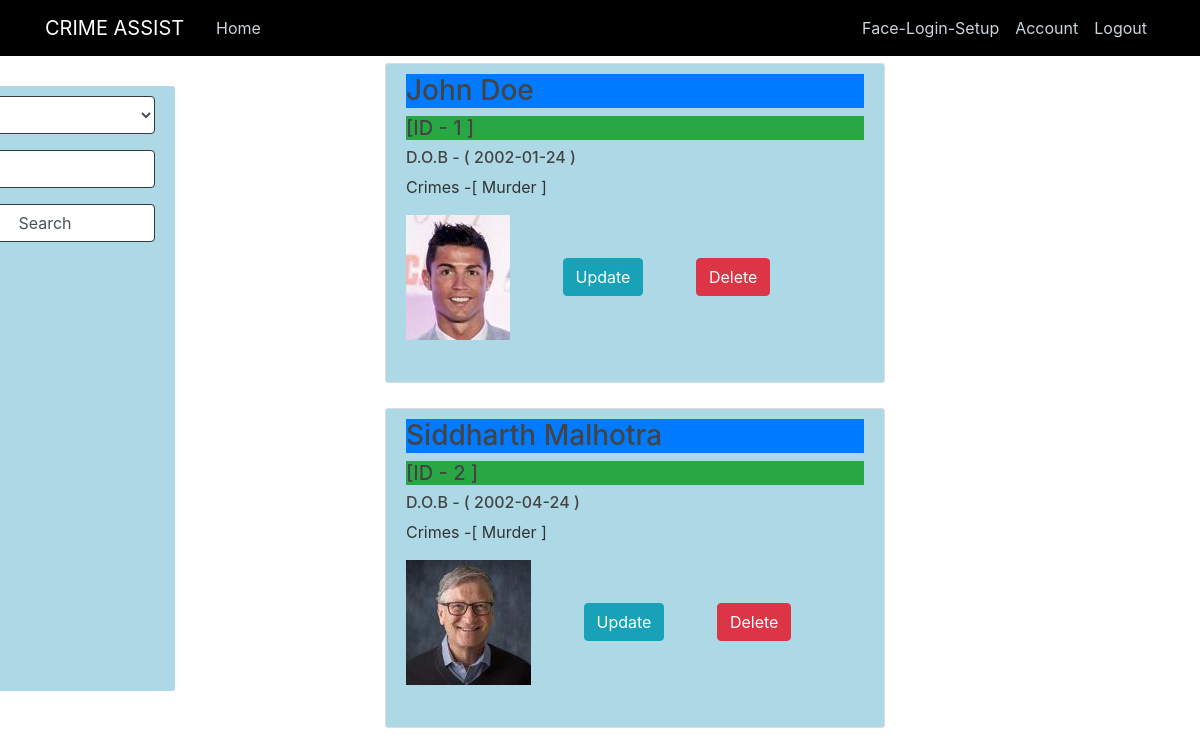
The app's page /update (signed in), older data.
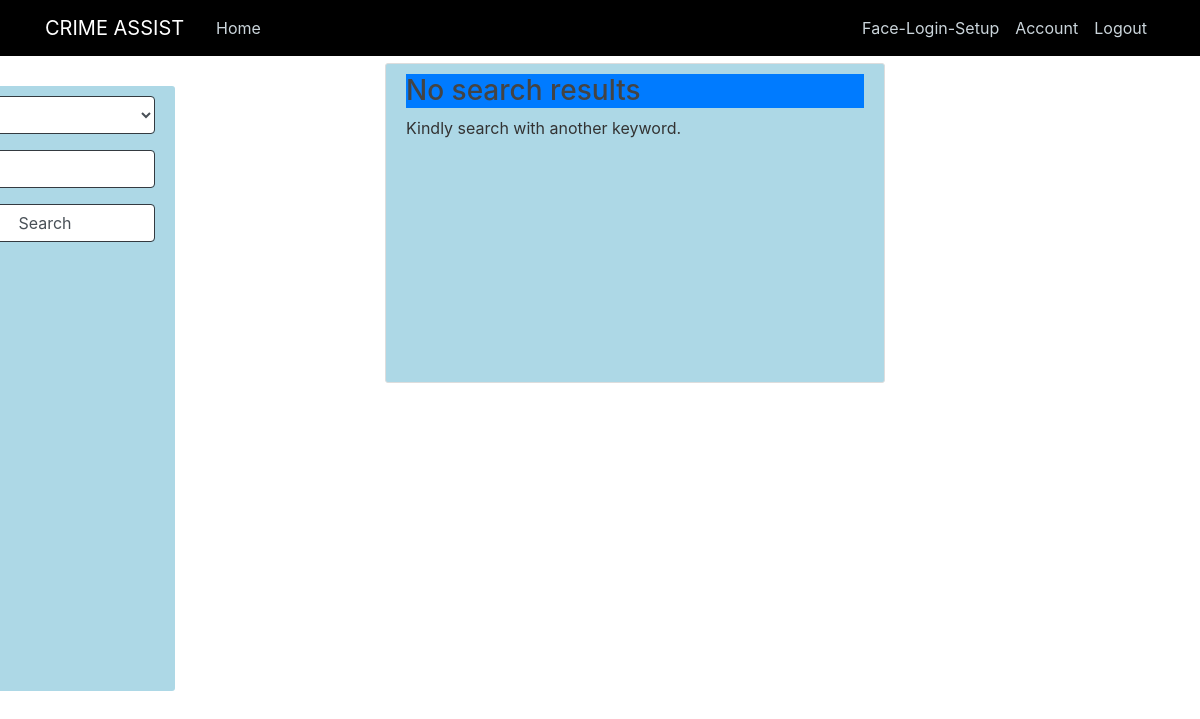
The same page, newer data.
### crimeassist/models.py (models this page shows, shortened)
class Convict(db.Model):
    id = db.Column(db.Integer,primary_key=True)
    name = db.Column(db.String(25),nullable=False)
    dob = db.Column(db.Date ,nullable = False)
    profile_image = db.Column(db.String(20),nullable=False)
    crimes = db.Column(db.Text,nullable=False)
    images = db.relationship('ConvictImage', backref = 'person', lazy=True)

### crimeassist/routes.py (the view, shortened to what this page needs)
@app.route('/update', methods=['POST', 'GET'])
@login_required
def update():
    form = SearchForm()
    convicts=Convict.query.all()
    return render_template('update.html', form=form,convicts=convicts)

### crimeassist/forms.py
class SearchForm(FlaskForm):
    search_using = SelectField('Search Using : ', choices = [('name', 'Name'),('id', 'ID'),('dob','D.O.B (yyyy-mm-dd)'),('crimes','Crime')],validate_choice=False)
    search = StringField('Search')
    submit  = SubmitField('Search')

### crimeassist/models.py (called while the page is built)
@login_manager.user_loader
def load_user(user_id):
    return User.query.get(user_id)

### crimeassist/templates/update.html (shortened to what this page needs)
{% extends "layout.html" %}
{% block content %}
<div class="search-bar">
    <form action="" method="POST">
      <fieldset >
        <div class="form-group">
            {% if form.search_using.errors %}
              {{ form.search_using(class="form-control form-control-md is-invalid") }}
              <div class="invalid-feedback">
                {% for error in form.search_using.errors %}
                  <span>{{ error }}</span>
                {% endfor %}
              </div>
            {% else %}
              {{ form.search_using(class="form-control form-control-md border-dark") }}
            {% endif %}
            </div>
          <div class="form-group">
            {% if form.search.errors %}
              {{ form.search(class="form-control form-control-md is-invalid") }}
              <div class="invalid-feedback">
                {% for error in form.search.errors %}
                  <span>{{ error }}</span>
                {% endfor %}
              </div>
            {% else %}
              {{ form.search(class="form-control form-control-md border-dark") }}
            {% endif %}
            </div>
            <div class="form-group">
                {% if form.submit.errors %}
                  {{ form.submit(class="form-control form-control-md is-invalid") }}
                  <div class="invalid-feedback">
                    {% for error in form.submit.errors %}
                      <span>{{ error }}</span>
                    {% endfor %}
                  </div>
                {% else %}
                  {{ form.submit(class="form-control form-control-md border-dark") }}
                {% endif %}
                </div>
    {%  if not convicts  %}
        <div class="search-convicts">
            <h3 class="bg-primary"> No search results </h3>
            <p> Kindly search with another keyword.</p>
        </div>
    {% else %}
        {% for convict in convicts %}
            <div class="search-convicts">
                <h3 class="bg-primary">{{ convict.name }} <h5 class="bg-success">[ID - {{ convict.id }} ]</h5></h3>
                <h6>D.O.B - ( {{ convict.dob }} )</h6>
                <p>Crimes -[ {{ convict.crimes }} ]</p>
                <img src="{{ url_for('static',filename = 'convict_pics/'+ convict.profile_image ) }}" alt="Photo here">
                <a href="{{ url_for('updateConvictInfo',convict_id = convict.id)  }}" class="btn btn-info ml-5"> Update</a>
                <a href="{{ url_for('deleteConvict',convict_id = convict.id)  }}" class="btn btn-danger ml-5"  onclick="return deleteConFunc();"> Delete </a>
            </div>
        {% endfor %}
    {%  endif    %}
{% endblock content %}

### crimeassist/templates/layout.html (shortened to what this page needs)
<!DOCTYPE html>
<html>
<head>
  <link rel="stylesheet" href="https://use.fontawesome.com/releases/v5.15.4/css/all.css"
>
  <link rel="stylesheet" href="https://maxcdn.bootstrapcdn.com/bootstrap/4.0.0/css/bootstrap.min.css"
>
  <link rel="stylesheet" type="text/css" href="{{ url_for('static', filename='style.css') }}">
</head>
<body>
  <header class="site-header">
    <nav class="navbar navbar-expand-md nav-bg navbar-dark">
      <div class="container">
        <a class="navbar-brand mr-4" href="/">CRIME ASSIST</a>
        <div class="collapse navbar-collapse" id="navbarToggle">
          <div class="navbar-nav mr-auto">
            <a class="nav-item nav-link" href="/">Home</a>
          </div>
          <div class="navbar-nav">
            {% if current_user.is_authenticated %}
            <a class="nav-item nav-link" href="/face_login_setup">Face-Login-Setup</a>
            <a class="nav-item nav-link" href="/account">Account</a>
            <a class="nav-item nav-link" href="/logout">Logout</a>
            {% else %}
            <a class="nav-item nav-link" href="/login">Login</a>
            <a class="nav-item nav-link" href="/register">Register</a>
            {% endif %}
          </div>
        </div>
      </div>
    </nav>
  </header>
  <main role="main" class="container">
    {% block content %}
    {% endblock %}
  </main>
</body>
</html>

### crimeassist/static/style.css (style rules this page uses)
body { background-image:url("https://media.istockphoto.com/photos/digital-cyberspace-with-particles-and-digital-data-network-high-picture-id1302189748?b=1&k=20&m=1302189748&s=170667a&w=0&h=s0o2dhTh40lrWLPt6rg54S0jCUywkr6h04rDdfStMq8="); color: #333333; }
h1, h2, h3, h4, h5, h6 { color: #444444; }
.nav-bg { background: black; }
.site-header .navbar-nav .nav-link { color: #cbd5db; }
.search-convicts { width:500px; height: 320px; background: lightblue; padding: 10px 20px; border: 1px solid #dddddd; border-radius: 3px; margin-bottom: 220px; margin-left:450px; margin-top:-195px; }
.search-bar { width: 260px; height: 605px; border-radius: 3px; margin-bottom: 20px; margin-top:30px; margin-left:-130px; background: lightblue; padding: 10px 20px; }

Row changes from the older to the newer data that the page shows:
removed Convict: name "John Doe", id "1", dob "2002-01-24", crimes "Murder", profile_image (picture)
removed Convict: name "Siddharth Malhotra", id "2", dob "2002-04-24", crimes "Murder", profile_image (picture)
Text that changed along with them:
text now shown: "No search results Kindly search with another keyword."
